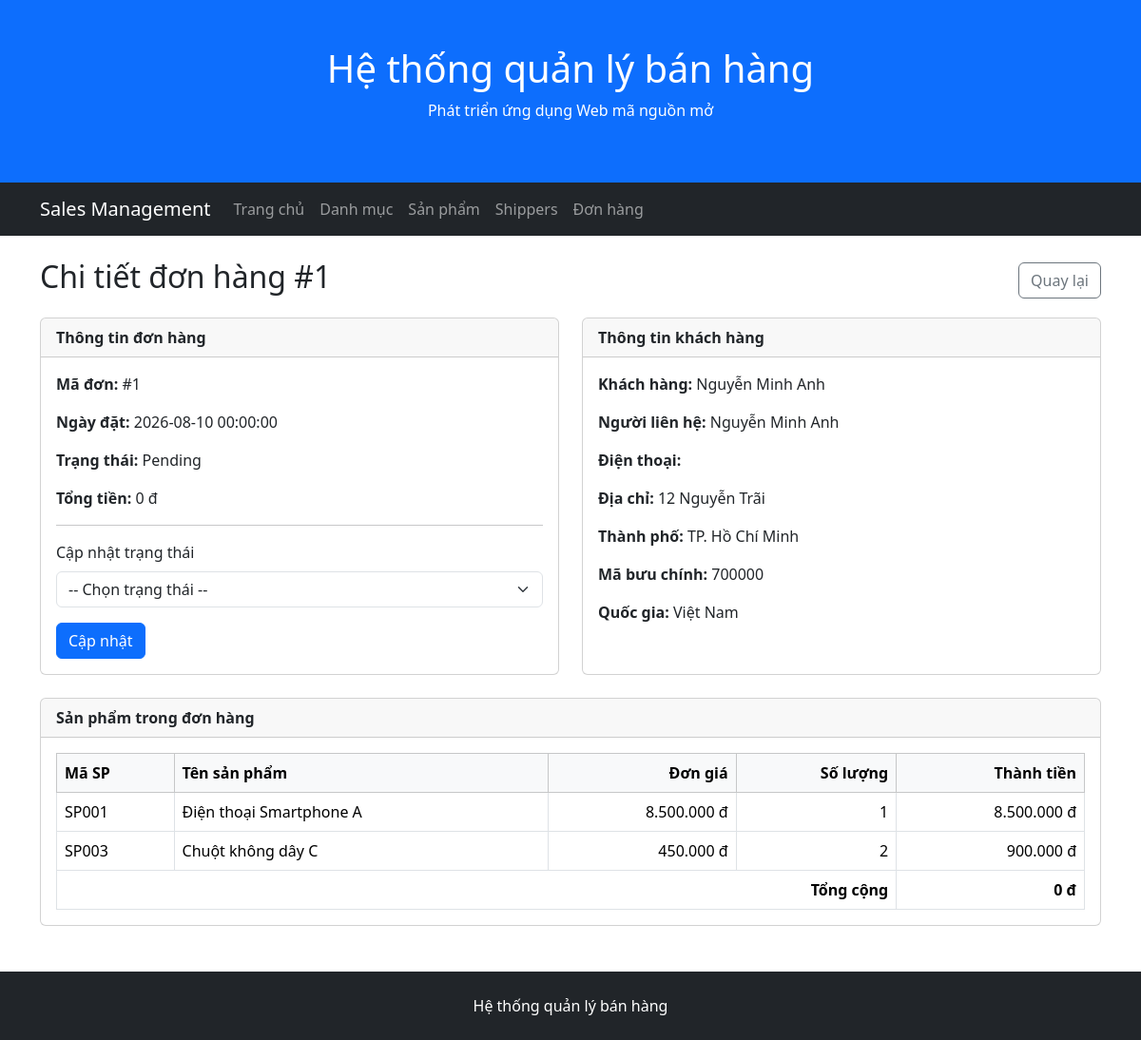
Page /admin/orders/detail.php?id=1 on the committed database.
### tables this page shows
CREATE TABLE orders (
    OrderID INT AUTO_INCREMENT PRIMARY KEY,

    OrderDate DATETIME NOT NULL DEFAULT CURRENT_TIMESTAMP,

    TotalAmount DECIMAL(12,2) NOT NULL DEFAULT 0,
    Status VARCHAR(30) NOT NULL DEFAULT 'Pending',

    CustomerID INT NOT NULL,
    EmployeeID INT,
    ShipperID INT,

    CONSTRAINT chk_orders_total
        CHECK (TotalAmount >= 0),

    CONSTRAINT fk_orders_customer
        FOREIGN KEY (CustomerID)
        REFERENCES customers(CustomerID),

    CONSTRAINT fk_orders_employee
        FOREIGN KEY (EmployeeID)
        REFERENCES employees(EmployeeID),

    CONSTRAINT fk_orders_shipper
        FOREIGN KEY (ShipperID)
        REFERENCES shippers(ShipperID)
);

CREATE TABLE customers (
    CustomerID INT AUTO_INCREMENT PRIMARY KEY,
    CustomerName VARCHAR(100) NOT NULL,
    ContactName VARCHAR(100),
    Address VARCHAR(200),
    City VARCHAR(100),
    PostalCode VARCHAR(20),
    Country VARCHAR(100),
    Phone VARCHAR(20),
    Email VARCHAR(255) NULL,
    PasswordHash VARCHAR(255) NULL,
    CONSTRAINT uq_customers_email UNIQUE (Email)

);

CREATE TABLE orderdetail (
    OrderDetailID INT AUTO_INCREMENT PRIMARY KEY,
    Quantity INT NOT NULL,
    UnitPrice DECIMAL(12,2) NOT NULL,
    OrderID INT NOT NULL,
    ProductID INT NOT NULL,

    CONSTRAINT chk_orderdetail_quantity CHECK (Quantity > 0),
    CONSTRAINT chk_orderdetail_unitprice CHECK (UnitPrice >= 0),
    CONSTRAINT fk_orderdetail_order
        FOREIGN KEY (OrderID)
        REFERENCES orders(OrderID)
        ON DELETE CASCADE,
    CONSTRAINT fk_orderdetail_product
        FOREIGN KEY (ProductID) REFERENCES products(ProductID)
);

CREATE TABLE products (
    ProductID INT AUTO_INCREMENT PRIMARY KEY,
    ProductCode VARCHAR(50) NOT NULL UNIQUE,
    ProductName VARCHAR(255) NOT NULL,
    Description TEXT,
    Unit VARCHAR(20),
    Price DECIMAL(12,2) NOT NULL DEFAULT 0,
    StockQuantity INT NOT NULL DEFAULT 0,
    IsActive BOOLEAN NOT NULL DEFAULT TRUE,
    SupplierID INT NOT NULL,
    CategoryID INT NOT NULL,

    CONSTRAINT chk_products_price CHECK (Price >= 0),
    CONSTRAINT chk_products_stock CHECK (StockQuantity >= 0),
    CONSTRAINT fk_products_supplier
        FOREIGN KEY (SupplierID) REFERENCES suppliers(SupplierID),
    CONSTRAINT fk_products_category
        FOREIGN KEY (CategoryID) REFERENCES categories(CategoryID)
);

### public/admin/orders/detail.php (the view, shortened to what this page needs)
<?php
require_once '/var/www/src/config/database.php';
$orderID = isset($_GET['id'])
    ? (int) $_GET['id']
    : 0;
$sqlOrder = "
    SELECT
        o.OrderID,
        o.OrderDate,
        o.TotalAmount,
        o.Status,
        c.CustomerName,
        c.ContactName,
        c.Phone,
        c.Address,
        c.City,
        c.PostalCode,
        c.Country
    FROM
        orders AS o,
        customers AS c
    WHERE
        o.CustomerID = c.CustomerID
        AND o.OrderID = ?
";
$allowedTransitions = [
    'Pending' => [
        'Confirmed',
        'Cancelled'
    ],
    'Confirmed' => [
        'Shipping',
        'Cancelled'
    ],
    'Shipping' => [
        'Completed',
        'Cancelled'
    ],
    'Completed' => [],
    'Cancelled' => []
];
$stmtOrder = $conn->prepare($sqlOrder);
$stmtOrder->bind_param('i', $orderID);
$stmtOrder->execute();
$orderResult = $stmtOrder->get_result();
$order = $orderResult->fetch_assoc();
$sqlDetail = "
    SELECT
        od.Quantity,
        od.UnitPrice,
        p.ProductCode,
        p.ProductName
    FROM
        orderdetail AS od,
        products AS p
    WHERE
        od.ProductID = p.ProductID
        AND od.OrderID = ?
    ORDER BY
        od.OrderDetailID
";
$stmtDetail = $conn->prepare($sqlDetail);
$stmtDetail->bind_param('i', $orderID);
$stmtDetail->execute();
$detailResult = $stmtDetail->get_result();
require_once '/var/www/src/includes/admin/header.php';
require_once '/var/www/src/includes/admin/navbar.php';
?>
<div class="container mt-4">
    <div
        class="d-flex
               justify-content-between
               align-items-center
               mb-3"
    >
        <h2>
            Chi tiết đơn hàng #<?= (int) $order['OrderID'] ?>
        </h2>
        <a
            href="/admin/orders/"
            class="btn btn-outline-secondary"
        >
            Quay lại
        </a>
    </div>
    <div class="row g-4 mb-4">
        <div class="col-md-6">
            <div class="card h-100">
                <div class="card-header">
                    <strong>Thông tin đơn hàng</strong>
                </div>
                <div class="card-body">
                    <p>
                        <strong>Mã đơn:</strong>
                        #<?= (int) $order['OrderID'] ?>
                    </p>
                    <p>
                        <strong>Ngày đặt:</strong>
                        <?= htmlspecialchars($order['OrderDate']) ?>
                    </p>
                    <p>
                        <strong>Trạng thái:</strong>
                        <?= htmlspecialchars($order['Status']) ?>
                    </p>
                    <p>
                        <strong>Tổng tiền:</strong>
                        <?= number_format(
                            (float) $order['TotalAmount'],
                            0,
                            ',',
                            '.'
                        ) ?> đ
                    </p>
                    <?php
                    $nextStatuses =
                        $allowedTransitions[$order['Status']]
                        ?? [];
                    ?>
                    <?php if (!empty($nextStatuses)): ?>
                        <hr>
                        <form method="post">
                            <div class="mb-3">
                                <label
                                    for="status"
                                    class="form-label"
                                >
                                    Cập nhật trạng thái
                                </label>
                                <select
                                    name="status"
                                    id="status"
                                    class="form-select"
                                    required
                                >
                                    <option value="">
                                        -- Chọn trạng thái --
                                    </option>
                                </select>
                            </div>
                            <button
                                type="submit"
                                name="update_status"
                                class="btn btn-primary"
                            >
                                Cập nhật
                            </button>
                        </form>
                    <?php else: ?>
                        <div class="alert alert-secondary mb-0">
                            Đơn hàng đã ở trạng thái kết thúc.
                        </div>
                    <?php endif; ?>
                </div>
            </div>
        </div>
        <div class="col-md-6">
            <div class="card h-100">
                <div class="card-header">
                    <strong>Thông tin khách hàng</strong>
                </div>
                <div class="card-body">
                    <p>
                        <strong>Khách hàng:</strong>
                        <?= htmlspecialchars(
                            $order['CustomerName']
                        ) ?>
                    </p>
                    <p>
                        <strong>Người liên hệ:</strong>
                        <?= htmlspecialchars(
                            $order['ContactName'] ?? ''
                        ) ?>
                    </p>
                    <p>
                        <strong>Điện thoại:</strong>
                    </p>
                    <p>
                        <strong>Địa chỉ:</strong>
                        <?= htmlspecialchars(
                            $order['Address'] ?? ''
                        ) ?>
                    </p>
                    <p>
                        <strong>Thành phố:</strong>
                        <?= htmlspecialchars(
                            $order['City'] ?? ''
                        ) ?>
                    </p>
                    <p>
                        <strong>Mã bưu chính:</strong>
                        <?= htmlspecialchars(
                            $order['PostalCode'] ?? ''
                        ) ?>
                    </p>
                    <p class="mb-0">
                        <strong>Quốc gia:</strong>
                        <?= htmlspecialchars(
                            $order['Country'] ?? ''
                        ) ?>
                    </p>
                </div>
            </div>
        </div>
    </div>
    <div class="card">
        <div class="card-header">
            <strong>Sản phẩm trong đơn hàng</strong>
        </div>
        <div class="card-body">
            <div class="table-responsive">
                <table
                    class="table
                           table-bordered
                           align-middle
                           mb-0"
                >
                    <thead class="table-light">
                        <tr>
                            <th>Mã SP</th>
                            <th>Tên sản phẩm</th>
                            <th class="text-end">
                                Đơn giá
                            </th>
                            <th class="text-end">
                                Số lượng
                            </th>
                            <th class="text-end">
                                Thành tiền
                            </th>
                        </tr>
                    </thead>
                    <tbody>
                    <?php while (
                        $item = $detailResult->fetch_assoc()
                    ): ?>
                        <?php
                        $subtotal =
                            (float) $item['UnitPrice']
                            * (int) $item['Quantity'];
                        ?>
                        <tr>
                            <td>
                                <?= htmlspecialchars(
                                    $item['ProductCode']
                                ) ?>
                            </td>
                            <td>
                                <?= htmlspecialchars(
                                    $item['ProductName']
                                ) ?>
                            </td>
                            <td class="text-end">
                                <?= number_format(
                                    (float) $item['UnitPrice'],
                                    0,
                                    ',',
                                    '.'
                                ) ?> đ
                            </td>
                            <td class="text-end">
                                <?= (int) $item['Quantity'] ?>
                            </td>
                            <td class="text-end">
                                <?= number_format(
                                    $subtotal,
                                    0,
                                    ',',
                                    '.'
                                ) ?> đ
                            </td>
                        </tr>
                    <?php endwhile; ?>
                    </tbody>
                    <tfoot>
                        <tr>
                            <th
                                colspan="4"
                                class="text-end"
                            >
                                Tổng cộng
                            </th>
                            <th class="text-end">
                                <?= number_format(
                                    (float) $order['TotalAmount'],
                                    0,
                                    ',',
                                    '.'
                                ) ?> đ
                            </th>
                        </tr>
                    </tfoot>
                </table>
            </div>
        </div>
    </div>
</div>
<?php
require_once '/var/www/src/includes/admin/footer.php';

### rows in the picture
orders: OrderID "1", OrderDate "2026-08-10 00:00:00", Status "Pending", TotalAmount "0", CustomerID.CustomerName "Nguyễn Minh Anh", CustomerID.ContactName "Nguyễn Minh Anh", CustomerID.Address "12 Nguyễn Trãi", CustomerID.City "TP. Hồ Chí Minh", CustomerID.PostalCode "700000", CustomerID.Country "Việt Nam"
orderdetail: ProductID.ProductCode "SP001", ProductID.ProductName "Điện thoại Smartphone A", UnitPrice "8.500.000", Quantity "1", subtotal "8.500.000"
orderdetail: ProductID.ProductCode "SP003", ProductID.ProductName "Chuột không dây C", UnitPrice "450.000", Quantity "2", subtotal "900.000"
